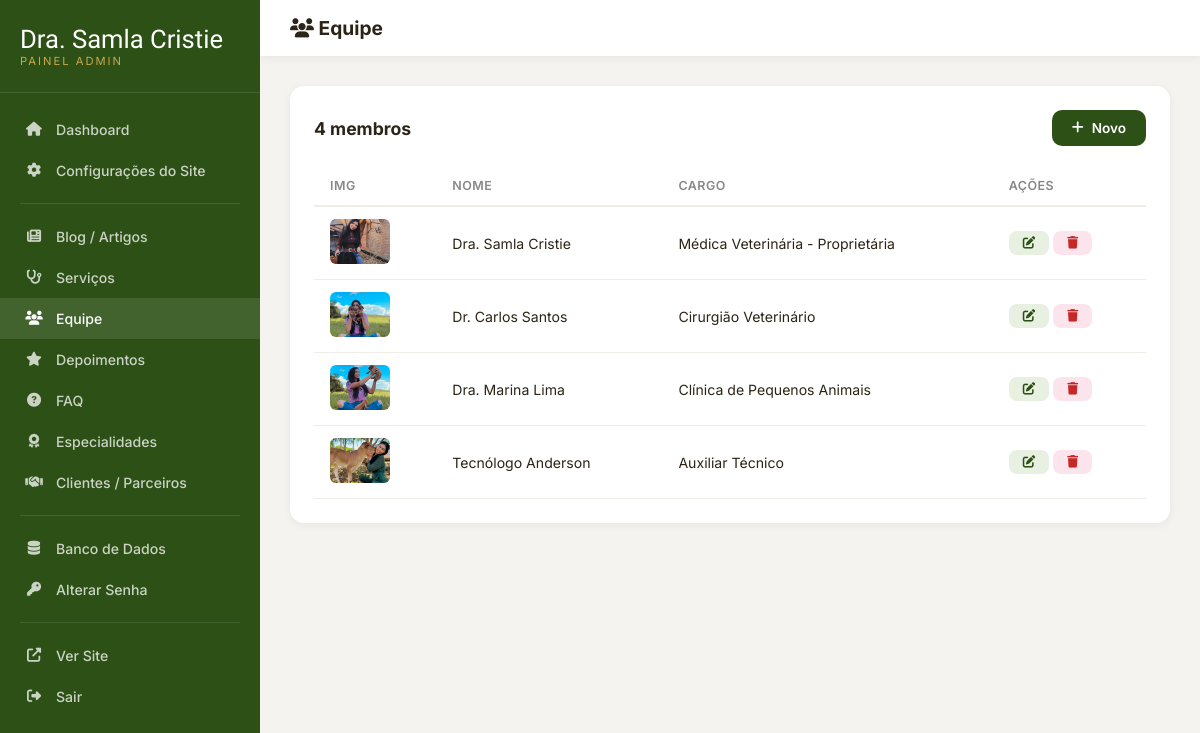
The page /admin/team.php (signed in) on the database as committed earlier.
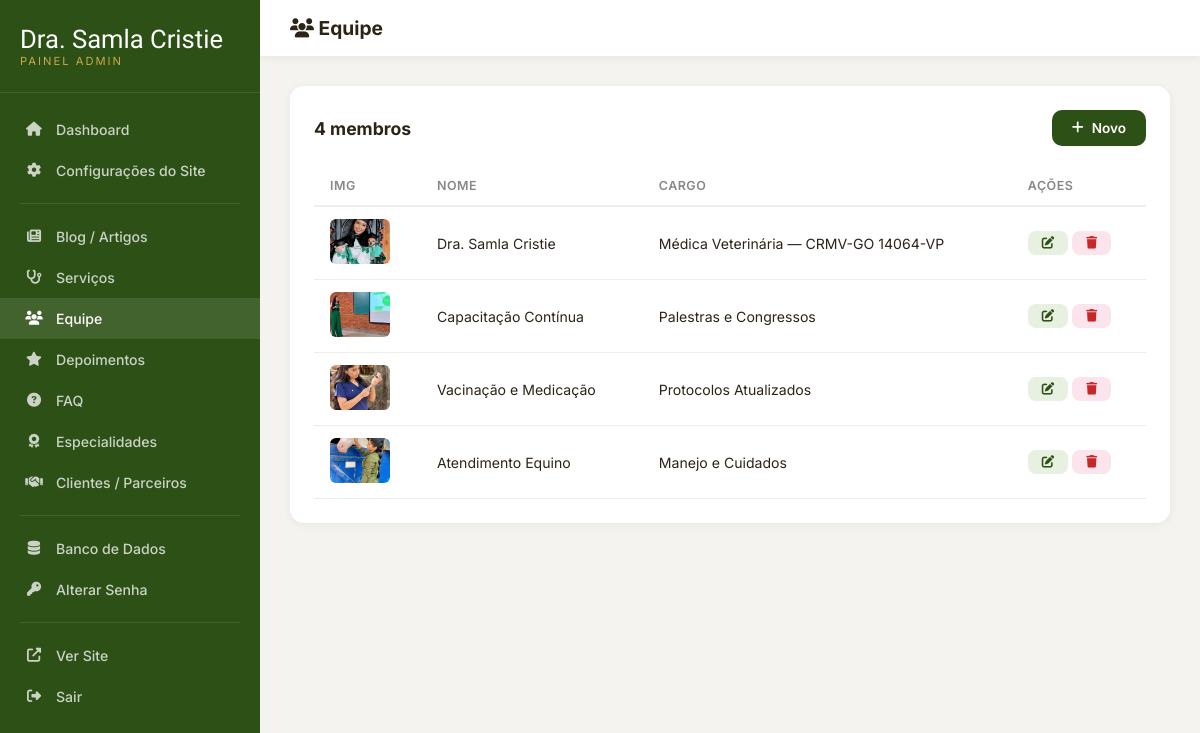
The same page on the database as committed later.
### tables this page shows
CREATE TABLE IF NOT EXISTS `team` (
    `id` INT AUTO_INCREMENT PRIMARY KEY,
    `name` VARCHAR(200) NOT NULL,
    `role` VARCHAR(200),
    `description` TEXT,
    `image` VARCHAR(255),
    `sort_order` INT DEFAULT 0,
    `active` TINYINT(1) DEFAULT 1,
    `created_at` TIMESTAMP DEFAULT CURRENT_TIMESTAMP
);

### config.php (called while the page is built, shortened)
<?php
function e($str) {
    return htmlspecialchars($str ?? '', ENT_QUOTES, 'UTF-8');
}

### admin/team.php (the view, shortened to what this page needs)
<?php
$db = getDB(); $msg = ''; $editItem = null;
$items=$db->query("SELECT * FROM team ORDER BY sort_order")->fetchAll();
?>
<!DOCTYPE html><html lang="pt-BR"><head><meta charset="UTF-8"><meta name="viewport" content="width=device-width,initial-scale=1.0"><title>Equipe - Admin</title>
<link rel="stylesheet" href="https://cdnjs.cloudflare.com/ajax/libs/font-awesome/6.5.1/css/all.min.css"><link rel="stylesheet" href="admin.css"></head><body>
<div class="admin-wrapper"><?php include 'sidebar.php'; ?>
<div class="main-content">
<div class="topbar"><div style="display:flex;align-items:center;gap:12px;"><h2><i class="fas fa-users"></i> Equipe</h2></div></div>
<div class="content">
<?php if($editItem!==null):?>
<div class="admin-card"><form method="POST" enctype="multipart/form-data"><input type="hidden" name="id" value="<?=e($editItem['id'])?>">
<div class="form-grid">
<div class="form-group"><label>Nome</label><input type="text" name="name" value="<?=e($editItem['name'])?>" required></div>
<div class="form-group"><label>Cargo/Função</label><input type="text" name="role" value="<?=e($editItem['role'])?>"></div>
<div class="form-group form-full"><label>Descrição</label><textarea name="description" rows="3"><?=e($editItem['description'])?></textarea></div>
<div class="form-group"><label>Imagem</label><input type="text" name="image" value="<?=e($editItem['image'])?>">
<?php if($editItem['image']):?><img src="../<?=e($editItem['image'])?>" class="img-preview"><?php endif;?>
<input type="file" name="image_file" accept="image/*" style="margin-top:8px;"></div>
<div class="form-group"><label>Ordem</label><input type="number" name="sort_order" value="<?=e($editItem['sort_order'])?>"></div>
<div class="form-group"><label style="margin-bottom:10px;">Status</label><label style="display:flex;align-items:center;gap:8px;font-size:0.9rem;text-transform:none;letter-spacing:0;"><input type="checkbox" name="active" <?=$editItem['active']?'checked':''?>> Ativo</label></div>
</div><div class="form-actions"><button type="submit" class="btn-save"><i class="fas fa-save"></i> Salvar</button><a href="team.php" class="btn-cancel">Cancelar</a></div></form></div>
<?php else:?>
<div class="admin-card"><div class="admin-card-header"><h3><?=count($items)?> membros</h3><a href="team.php?new=1" class="btn-add"><i class="fas fa-plus"></i> Novo</a></div>
<table class="admin-table"><thead><tr><th>Img</th><th>Nome</th><th>Cargo</th><th>Ações</th></tr></thead><tbody>
<?php foreach($items as $i):?><tr><td><img src="../<?=e($i['image'])?>"></td><td><?=e($i['name'])?></td><td><?=e($i['role'])?></td>
<td><a href="team.php?edit=<?=$i['id']?>" class="btn-sm btn-edit"><i class="fas fa-edit"></i></a> <a href="team.php?delete=<?=$i['id']?>" class="btn-sm btn-delete" onclick="return confirm('Excluir?')"><i class="fas fa-trash"></i></a></td></tr>
<?php endforeach;?></tbody></table></div>
<?php endif;?></div></div></div></body></html>

Rows that differ between the two databases and show on the page:
changed team "Dra. Samla Cristie": image: a different picture; role "Médica Veterinária - Proprietária" → "Médica Veterinária — CRMV-GO 14064-VP"
changed team: image: a different picture; name "Dr. Carlos Santos" → "Capacitação Contínua"; role "Cirurgião Veterinário" → "Palestras e Congressos"
changed team: image: a different picture; name "Dra. Marina Lima" → "Vacinação e Medicação"; role "Clínica de Pequenos Animais" → "Protocolos Atualizados"
changed team: image: a different picture; name "Tecnólogo Anderson" → "Atendimento Equino"; role "Auxiliar Técnico" → "Manejo e Cuidados"
